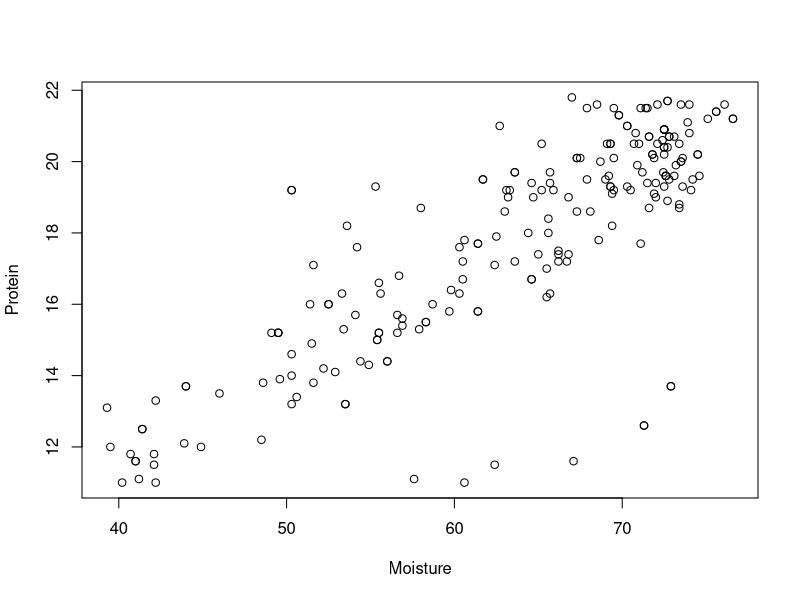
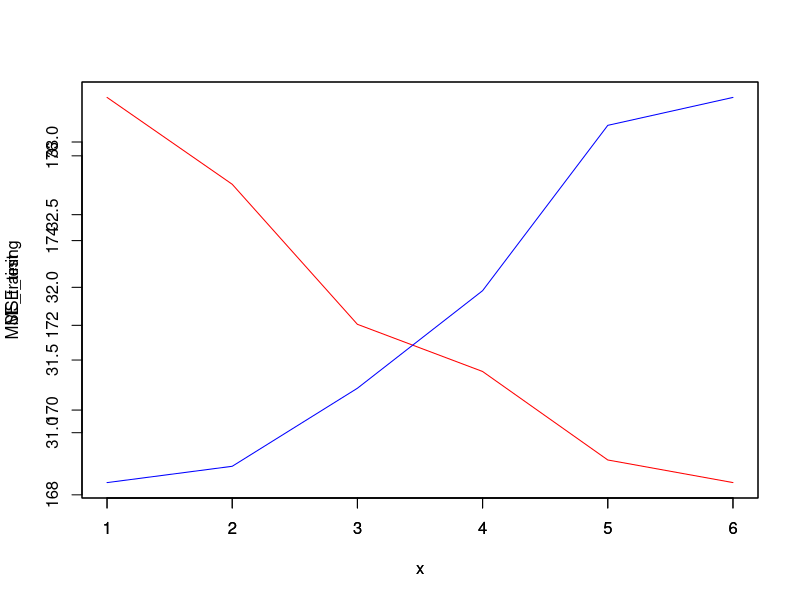
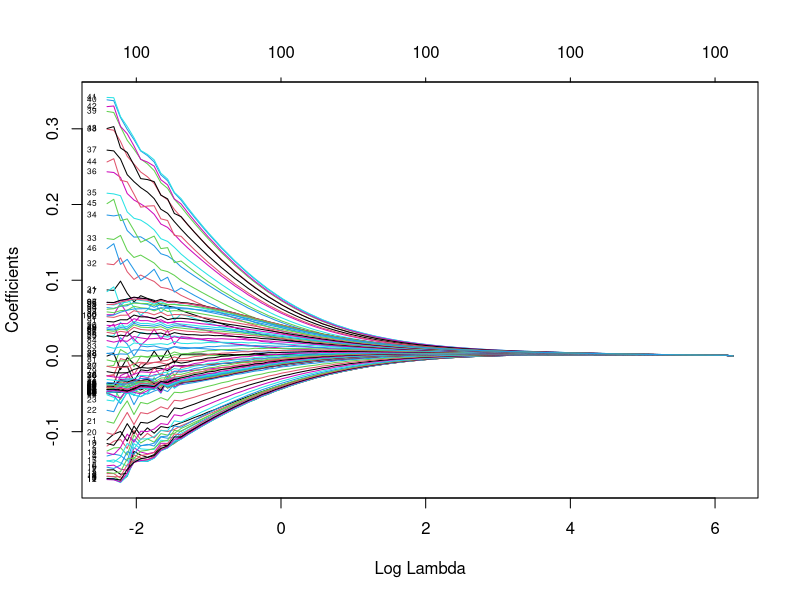
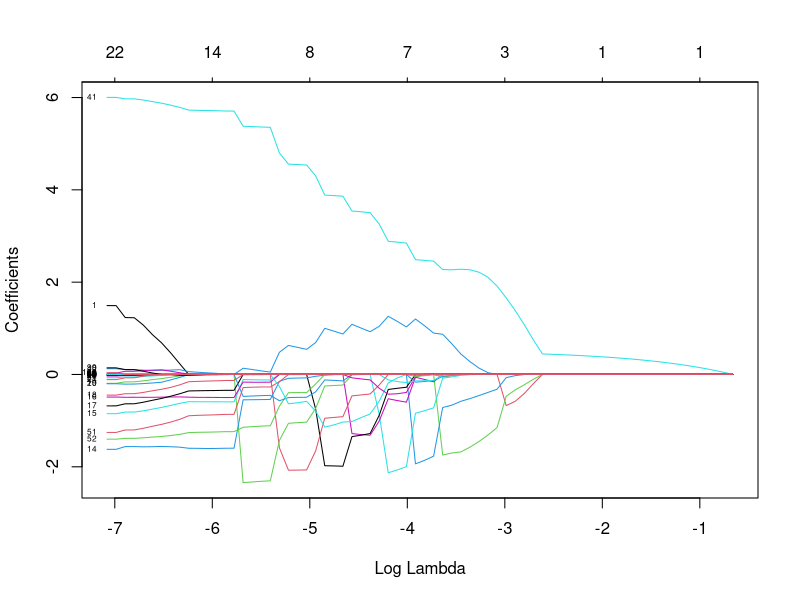
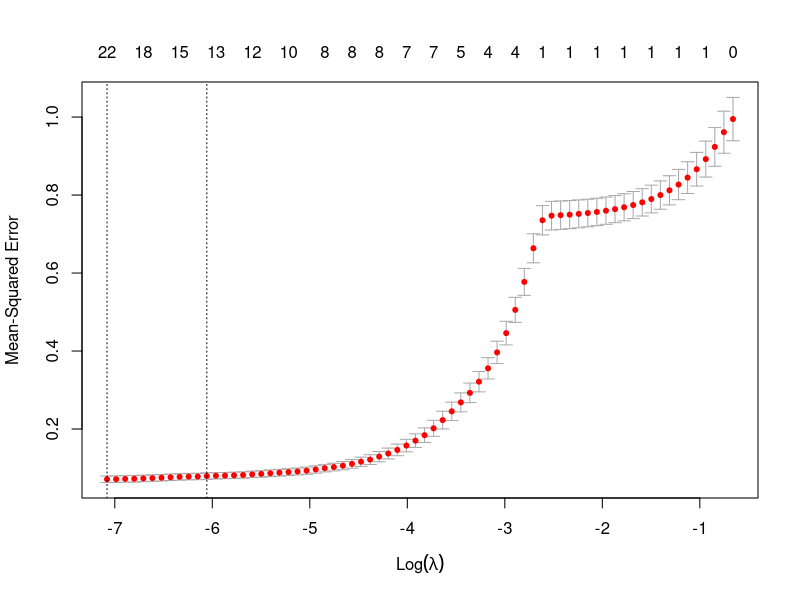

These charts were generated, in order, by the following R code:
teactor_data = read.csv2("tecator.csv")
plot(teactor_data$Moisture, teactor_data$Protein, xlab = "Moisture", ylab = "Protein")

#Exercise 2

#Exercise 3
#Divide the data into training and validation set(50%/50%).
n=dim(teactor_data)[1]
id=sample(1:n, floor(n*0.5))
train=teactor_data[id,]
test=teactor_data[-id,]

#Fit model Mi, i = 1,...,6.
MSE = function(predict, obs){ #Prediction vector, Observation vector.
  return(mean((predict - obs)^2))
}

MSE_training = numeric(6)
MSE_test = numeric(6)
Moisture = teactor_data$Moisture
Protein = teactor_data$Protein
for(i in 1:6){
  model = lm(Moisture~poly(Protein,i), data = train)
  model_predict_train = predict.lm(model)
  model_predict_test = predict.lm(model, data = test)
  MSE_training[i] = MSE(unname(model_predict_train), train$Moisture)
  MSE_test[i] = MSE(unname(model_predict_test), test$Moisture)
}
x = seq(from = 1, to = 6)
plot(x, MSE_training, col = "red", type = "l")
par(new = TRUE)
plot(x, MSE_test, col = "blue", type = "l")

#Ex4
library(MASS)
lm_fat = lm(Fat~., data=teactor_data[, 2:102]) #First column and last columns are not features.
step = stepAIC(lm_fat)

#Ex5
library(glmnet)
covariates=scale(teactor_data[,2:101]) #Features
response=scale(teactor_data[, 102]) #Fat
model0=glmnet(as.matrix(covariates), response, alpha=0,family="gaussian")
plot(model0, xvar="lambda", label=TRUE)

#Ex6
lasso = glmnet(as.matrix(covariates), response, alpha=1,family="gaussian") #alpha = 1, gaussian => LASSO
plot(lasso, xvar="lambda", label=TRUE)

#Ex7
cv_lasso = cv.glmnet(as.matrix(covariates), response, alpha=1,family="gaussian")
cv_lasso$lambda.min #Get minimum lambda
plot(cv_lasso)
coef(cv_lasso, s="lambda.min")
